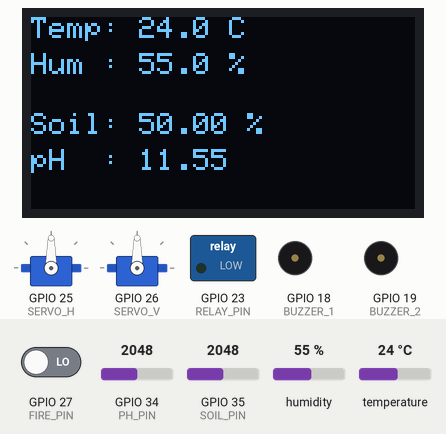
The sketch below on a simulated ESP32. On the bench: 2 × servo, 128×64 one-colour display, switched loads named in the sketch (green lamp = pin HIGH), buzzer (waves = sounding, pin HIGH). Inputs (shaded band) come from the test bench; at power-on: GPIO 35 (SOIL_PIN) = 2048, humidity 55 %, GPIO 34 (PH_PIN) = 2048, temperature 24 °C, GPIO 27 (FIRE_PIN) LOW. WiFi joins after 1.5 s; servers stay silent unless stated; what the sketch prints to the serial monitor is not drawn.

Above: at 2.7 s.
2.8 s: GPIO 35 (SOIL_PIN) set to 2009
At 5.3 s:
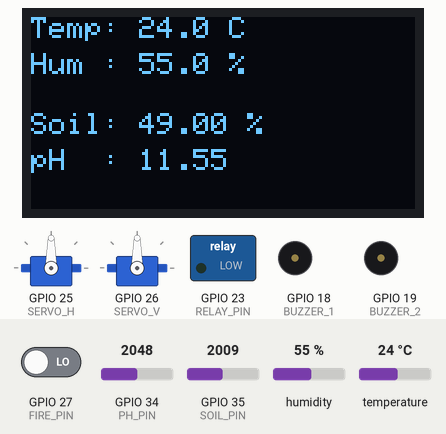
6.1 s: humidity set to 22 %
At 9.0 s:
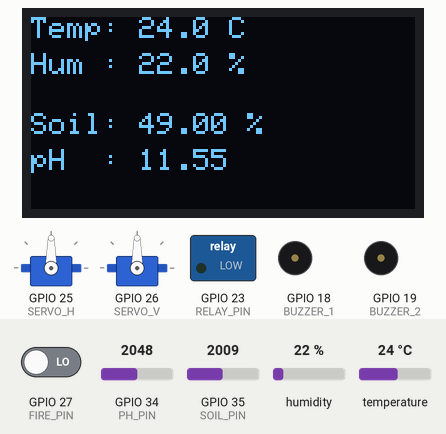
9.3 s: GPIO 34 (PH_PIN) set to 2866
At 10.9 s:
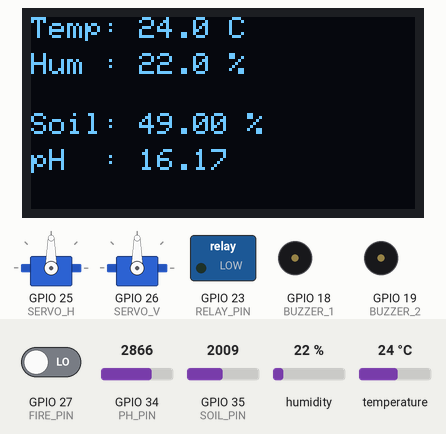
11.5 s: temperature set to 12 °C
At 14.7 s:
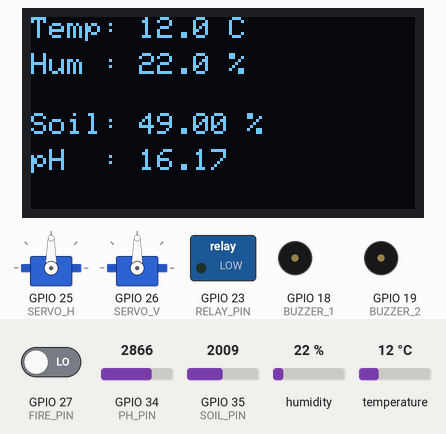
15.2 s: GPIO 35 (SOIL_PIN) set to 1228
At 16.6 s:
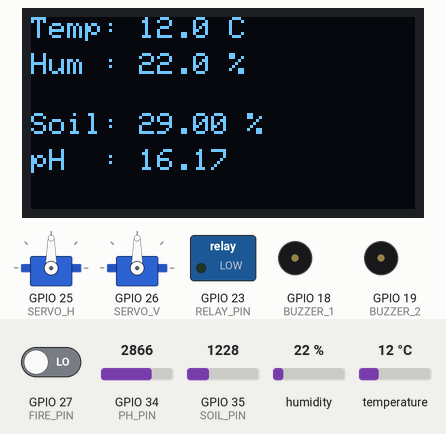
17.4 s: GPIO 34 (PH_PIN) set to 3972
At 18.4 s:
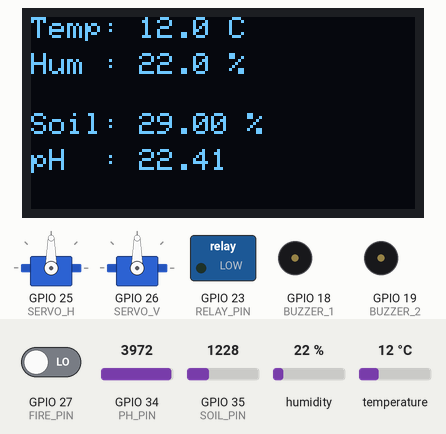
Timing chart, 0 to 20.4 s (numbered marks = the images above; inputs shaded):
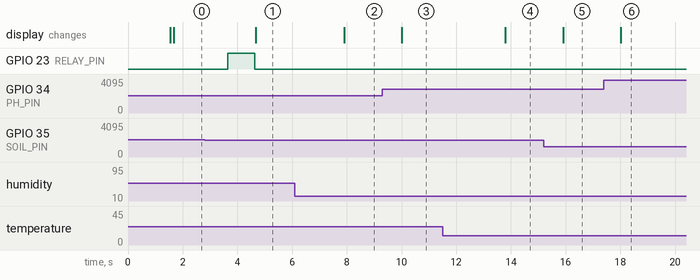

Measured:
- the behaviour switches between 2048 and 2047 on GPIO 35 (SOIL_PIN) (found by bisection; images 0 and 1)
- after the input at 2.8 s, GPIO 23 (RELAY_PIN): LOW → HIGH after 0.84 s, → LOW 1.0 s later; the display: changes after 1.9 s (image 1)
- after the input at 6.1 s, the display: changes after 1.8 s (image 2)
- after the input at 9.3 s, the display: changes after 0.71 s (image 3)
- after the input at 11.5 s, the display: changes after 2.3 s (image 4)
- after the input at 15.2 s, the display: changes after 0.71 s (image 5)
- after the input at 17.4 s, the display: changes after 0.61 s (image 6)

The sketch:

esp32_stationary_node.ino
```cpp
#include <DHT.h>
#include <Wire.h>
#include <Adafruit_GFX.h>
#include <Adafruit_SH110X.h>
#include <WiFi.h>
#include <WebServer.h>
#include <ArduinoJson.h>
#include <ESP32Servo.h>

int relayState = 0;
bool relayOverride = false;

const char* ssid = "kumbaya_static";
const char* password = "Uxy433jvce65536@";

WebServer server(7070);

// Set your Static IP address
IPAddress local_IP(192, 168, 1, 3);
// Set your Gateway IP address
IPAddress gateway(192, 168, 1, 1);
IPAddress subnet(255, 255, 255, 0);
IPAddress primaryDNS(8, 8, 8, 8); //optional
IPAddress secondaryDNS(1,1,1,1); //optional

#define I2C_SDA 21
#define I2C_SCL 22
#define RELAY_PIN 23
#define BUZZER_1 18
#define BUZZER_2 19
#define SERVO_H  25
#define SERVO_V  26
#define SCREEN_WIDTH 128
#define SCREEN_HEIGHT 64
#define OLED_ADDRESS 0x3C
#define PH_PIN 34
#define SOIL_PIN 35
#define DHT_PIN 4
#define FIRE_PIN 27
#define DHTTYPE DHT22

float temperature = 0, humidity = 0, phValue = 0;
float soilPercent = 0;
bool fireStatus = 0;
unsigned long lastSensorUpdate = 0;


Servo servoH;
Servo servoV;
DHT dht(DHT_PIN, DHTTYPE);

// ================= OLED =================


Adafruit_SH1106G display = Adafruit_SH1106G(SCREEN_WIDTH, SCREEN_HEIGHT, &Wire, -1);
volatile bool fireTriggered = false;


void IRAM_ATTR myISR() {
  fireTriggered = true;
}

void processIncomingControl(StaticJsonDocument<200> &doc) {

  // ================= SERVO CONTROL =================
  if (doc.containsKey("horizontal")) {
    int h = doc["horizontal"];
    h = constrain(h, 0, 180);
    servoH.write(h);

    Serial.print("↔️ Servo H: ");
    Serial.println(h);
  }

  if (doc.containsKey("vertical")) {
    int v = doc["vertical"];
    v = constrain(v, 0, 180);
    servoV.write(v);

    Serial.print("↕️ Servo V: ");
    Serial.println(v);
  }

  // ================= RELAY CONTROL =================
  if (doc.containsKey("relay")) {
    int r = doc["relay"];

    relayOverride = true;   // 🔥 override activated

    digitalWrite(RELAY_PIN, r ? HIGH : LOW);

    Serial.print("🔌 Relay (Manual Override): ");
    Serial.println(r);
  }
}


// ================= PH SENSOR =================
//Pass
float readPH() {
  int buf[10], temp;
  unsigned long int avgValue = 0;

  for (int i = 0; i < 10; i++) {
    buf[i] = analogRead(PH_PIN);
    delay(10);
  }

  for (int i = 0; i < 9; i++) {
    for (int j = i + 1; j < 10; j++) {
      if (buf[i] > buf[j]) {
        temp = buf[i];
        buf[i] = buf[j];
        buf[j] = temp;
      }
    }
  }

  for (int i = 2; i < 8; i++)
    avgValue += buf[i];

  float ph = ((float)avgValue * 3.3 / 4095 / 6) * 2;
  ph = 3.5 * ph;

  return ph;
}

void handleSoilRelay() {

  static bool triggered = false;

  // 🔥 If override active → DO NOTHING
  if (relayOverride) return;

  if (soilPercent < 50 && !triggered) {
    Serial.println("Soil low -> Relay ON");

    digitalWrite(RELAY_PIN, HIGH);
    delay(1000);
    digitalWrite(RELAY_PIN, LOW);

    triggered = true;
  }

  if (soilPercent >= 50) {
    triggered = false;
  }
}


void updateSensors() {

  // update every 1 second
  if (millis() - lastSensorUpdate < 1000) return;

  lastSensorUpdate = millis();

  temperature = dht.readTemperature();
  humidity = dht.readHumidity();
  soilPercent = (analogRead(SOIL_PIN) * 100) / 4095;
  phValue = readPH();
  fireStatus = (digitalRead(FIRE_PIN) == LOW) ? 1 : 0;

  Serial.println("Sensors Updated");
  Serial.println("------");
  Serial.print("Temp: "); Serial.println(temperature);
  Serial.print("Hum: "); Serial.println(humidity);
  Serial.print("Soil: "); Serial.println(soilPercent);
  Serial.print("pH: "); Serial.println(phValue);
  Serial.print("Fire: "); Serial.println(fireStatus);

}

void handleFireBuzzer() {
  static bool buzzerOn = false;

  if (fireTriggered) {
    //fireTriggered = false;

    Serial.println("🔥 FIRE INTERRUPT TRIGGERED!");

    digitalWrite(BUZZER_1, HIGH);
    digitalWrite(BUZZER_2, HIGH);

    buzzerOn = true;
  }

  // keep buzzer ON while fire still present
  if (buzzerOn) {
    if (digitalRead(FIRE_PIN) == HIGH) {  // fire gone
      digitalWrite(BUZZER_1, LOW);
      digitalWrite(BUZZER_2, LOW);
      buzzerOn = false;
    }
  }
}

void handlePostControl() {

  if (!server.hasArg("plain")) {
    server.send(400, "text/plain", "No Body");
    return;
  }

  String body = server.arg("plain");

  Serial.println("📥 Incoming:");
  Serial.println(body);

  StaticJsonDocument<200> doc;
  if (deserializeJson(doc, body)) {
    server.send(400, "text/plain", "JSON Error");
    return;
  }

  processIncomingControl(doc);   // 🔥 main handler

  server.send(200, "text/plain", "OK");
}

//send

void handleGetData() {

  StaticJsonDocument<256> doc;

  doc["temp"] = temperature;
  doc["hum"] = humidity;
  doc["soil"] = soilPercent;
  doc["ph"] = phValue;
  doc["fire"] = fireStatus;

  String response;
  serializeJson(doc, response);

  server.send(200, "application/json", response);
}


// ================= OLED DISPLAY =================
///passs
void updateDisplay() {
  display.clearDisplay();

  display.setTextSize(1);
  display.setTextColor(SH110X_WHITE);

  // Top section
  display.setCursor(0, 0);
  display.print("Temp: ");
  display.print(temperature, 1);
  display.println(" C");

  display.setCursor(0, 12);
  display.print("Hum : ");
  display.print(humidity, 1);
  display.println(" %");

  // Bottom section
  display.setCursor(0, 32);
  display.print("Soil: ");
  display.print(soilPercent);
  display.println(" %");

  display.setCursor(0, 44);
  display.print("pH  : ");
  display.println(phValue, 2);

  display.display();
}


void uploadData() {
  Serial.println("Uploading to Server...");
}

// ================= SETUP =================
void setup() {
  Serial.begin(115200);
  while (!Serial);

    pinMode(FIRE_PIN, INPUT);
    attachInterrupt(digitalPinToInterrupt(FIRE_PIN),myISR,FALLING);
    pinMode(RELAY_PIN, OUTPUT);
    digitalWrite(RELAY_PIN, LOW); // OFF initially
    pinMode(BUZZER_1, OUTPUT);
    pinMode(BUZZER_2, OUTPUT);
    servoH.attach(SERVO_H);
    servoV.attach(SERVO_V);

    pinMode(RELAY_PIN, OUTPUT);
    digitalWrite(RELAY_PIN, LOW);

    digitalWrite(BUZZER_1, LOW);
    digitalWrite(BUZZER_2, LOW);
    dht.begin();
    if(!WiFi.config(local_IP, gateway, subnet, primaryDNS, secondaryDNS)) {
    Serial.println("STA Failed to configure");
    }
    WiFi.begin(ssid, password);
    Serial.print("Connecting");

     while (WiFi.status() != WL_CONNECTED) {
    delay(500);
    Serial.print(".");
  }

   Serial.println("\nConnected!");


   server.on("/data", HTTP_GET, handleGetData);     // 📤 SEND
  server.on("/control", HTTP_POST, handlePostControl); // 📥 RECEIVE

  server.begin();

  // OLED INIT
  Wire.begin(I2C_SDA, I2C_SCL);
   if(!display.begin(OLED_ADDRESS, true)) {
    Serial.println("Display failed!");
    while(1);
  }

  display.clearDisplay();


}


void loop() {

  server.handleClient();
  updateSensors();
  // 2. Update fire status (since you removed interrupt)
  fireStatus = (digitalRead(FIRE_PIN) == LOW) ? 1 : 0;

  // 3. Now take actions
  handleFireBuzzer();
  handleSoilRelay();


  // read sensors

  // update display
static unsigned long lastDisplay = 0;
if (millis() - lastDisplay > 500) {
  updateDisplay();
  lastDisplay = millis();
 } // debug
  }
```
